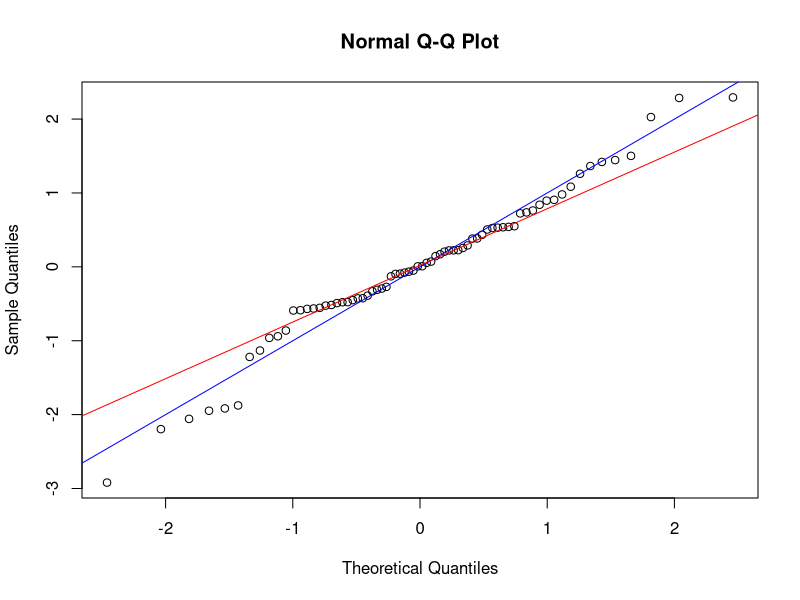
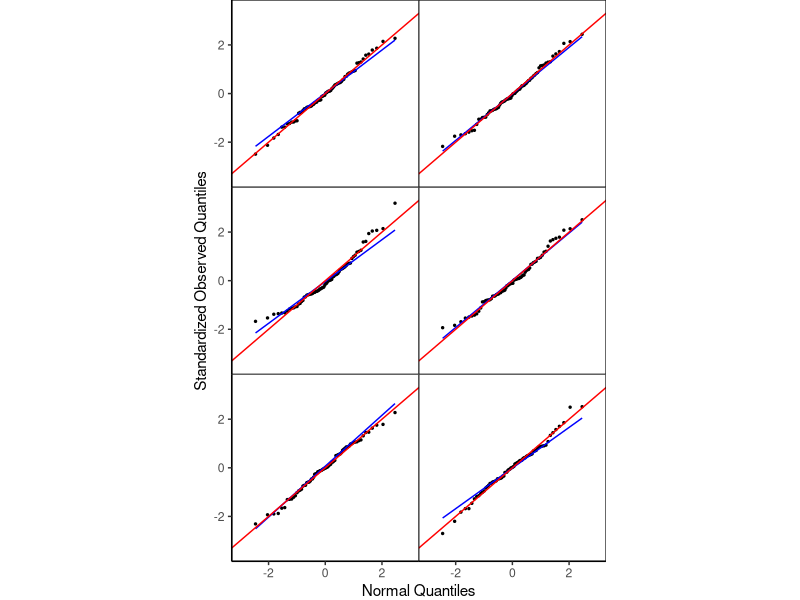

R code for these plots, in order: (Note: this script raises an error after producing the figures.)
## ---- chunk 1
knitr::opts_chunk$set(echo = TRUE)
## ---- chunk 2

## List of packages
listPackages <- c("stats", "MASS","TSA","ggplot2")

## Install packages that are not already installed
inst <- listPackages %in% installed.packages()
if (length(listPackages[!inst]) > 0) install.packages(listPackages[!inst])

## Load packages (shows if all required packages are installed)
lapply(listPackages, require, character.only = TRUE)
## ---- chunk 3
set.seed(1943)
n = 72
x = rnorm(n)
z = (x-mean(x))/sd(x)
qqnorm(z)
abline(0,1,col='blue')
qqline(z,col='red')
## ---- chunk 4
# Generate 6 samples of size n and standardize each one
set.seed(123)

x <- matrix(rnorm(6 * n), nrow = n, ncol = 6)
x <- scale(x)

# Put the six samples into long format
d <- data.frame(
  value = as.vector(x),
  sample = factor(rep(1:6, each = n))
)

# QQ plots
ggplot(d, aes(sample = value)) +
  scale_x_continuous(limits = c(-3, 3)) +
  scale_y_continuous(limits = c(-3.5, 3.5)) +
  stat_qq(size = 0.5) +
  stat_qq_line(color = "blue") +
  geom_abline( intercept = 0, slope = 1,color="red") +
  labs(x = "Normal Quantiles", y = "Standardized Observed Quantiles")+
  facet_wrap(~ sample, nrow = 3, ncol = 2) +
  coord_fixed() +
  theme_classic() +
  theme(
    panel.spacing = unit(0, "pt"),
     panel.border = element_rect(
      color = "black",
      fill = NA,
      linewidth = 0.4
    ),
    aspect.ratio = 1,
    plot.margin = margin(0, 0, 0, 0),
    strip.background = element_blank(),
    strip.text = element_blank()
  )

## ---- chunk 5
# white noise
M = 10000
n = 72
set.seed(1943)
e = matrix(rnorm(n*M),nrow = n) # while noise errors
pv = apply(e,2,function(x){runs(x)$pvalue})
length(unique(pv))
qqplot(qunif(ppoints(M)),pv,pch=19,cex=0.2)
abline(0,1,col='blue')
## ---- chunk 6
# white noise
M = 10000
n = 72

desmat = cbind(rep(1,n),qnorm(ppoints(n))) # Design matrix 
hatmat = desmat%*% solve(t(desmat)%*%desmat,t(desmat))
id.minus.hatmat = diag(n)-hatmat
sum(diag(hatmat))
               
set.seed(1943)
e = matrix(rnorm(n*M),nrow = n) # while noise errors
res = id.minus.hatmat %*% e
pv = apply(res,2,function(x){runs(x)$pvalue})

length(unique(pv))
qqplot(qunif(ppoints(M)),pv,pch=19,cex=0.2)
abline(0,1,col='blue')
